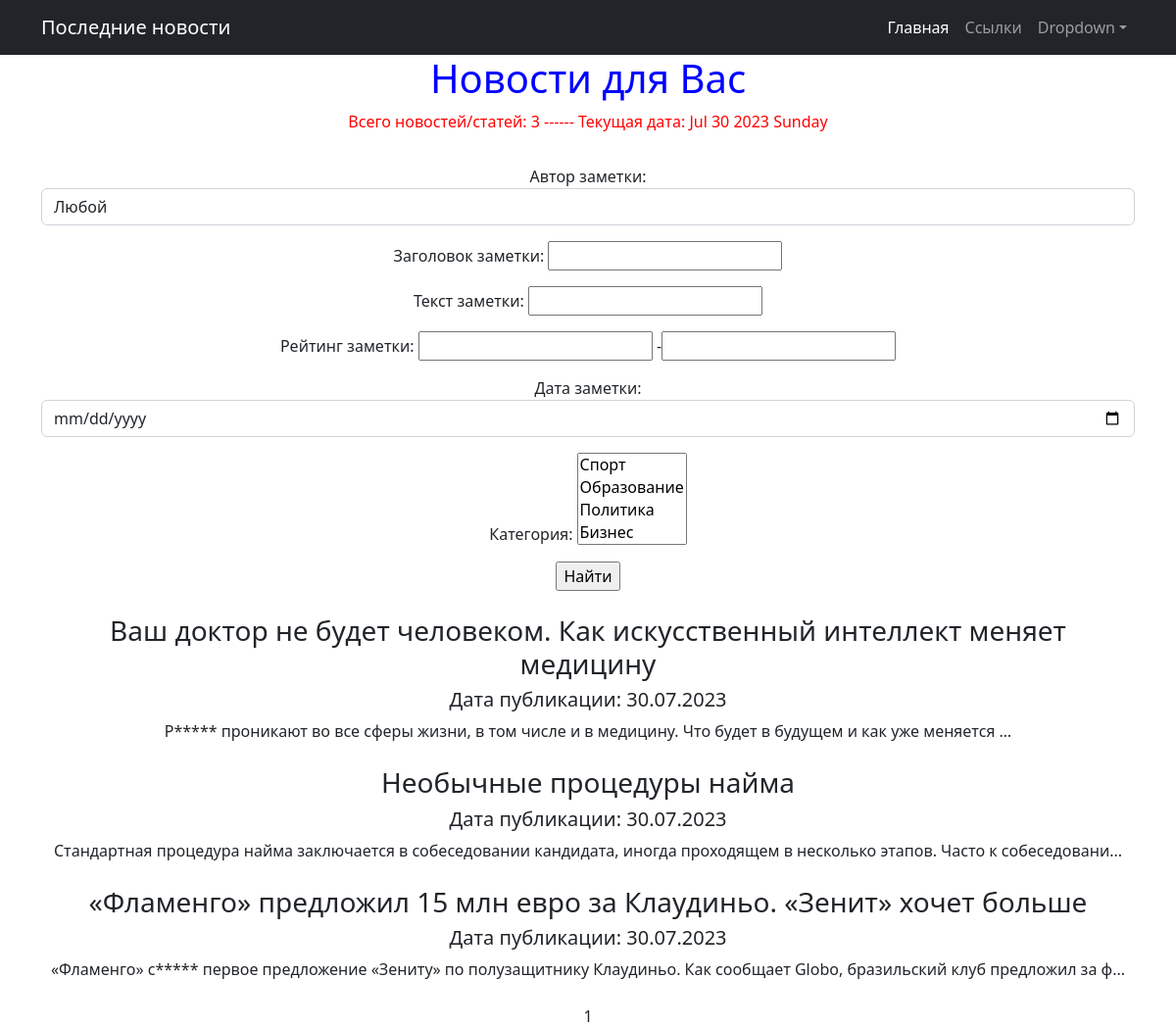
The app's page /news/search/ with its own data.
### newsportalapp/models.py (models this page shows, shortened)
class Post(models.Model):
    post_author = models.ForeignKey(Author, on_delete=models.CASCADE)          # - связь «один ко многим» с моделью Author;
    post_type = models.CharField(max_length=2, choices=POSTTYPE) #, default='N')  # - поле с выбором — «статья» или «новость»;
    post_date = models.DateTimeField(auto_now_add=datetime.datetime.now())     # - автоматически добавляемая дата и время создания;
    post_category = models.ManyToManyField(Category, through='PostCategory')   # - связь «многие ко многим» с моделью Category(с дополнительной моделью PostCategory);
    post_title = models.CharField(max_length=124)                              # - заголовок статьи / новости;
    post_text = models.TextField()                                             # - текст статьи / новости;
    post_rating = models.IntegerField()                # - рейтинг статьи / новости.
    def preview(self):
        return str(self.post_text)[0:125] + '...'

### newsportalapp/views.py (the view)
# urls.py: path('search/', PostSearch.as_view(), name='post_search'),
class PostSearch(ListView):
    model = Post
    ordering = '-post_date'
    template_name = 'news_search.html'
    context_object_name = 'news'
    paginate_by = 3  # вот так мы можем указать количество записей на странице
    def get_queryset(self):
        queryset = super().get_queryset()
        self.filterset = PostFilter(self.request.GET, queryset)
        return self.filterset.qs
    def get_context_data(self, **kwargs):
        context = super().get_context_data(**kwargs)
        context['filterset'] = self.filterset
        context['time_now'] = datetime.utcnow()
        return context

### newsportalapp/models.py (called while the page is built)
    def __str__(self):
        return self.author_user.username

    def __str__(self):
        return self.category_name

### newsportalapp/templatetags/custom_filters.py (called while the page is built)
@register.filter()
def censor(value):
    if type(value) != str:
        raise ValueError("Применять данный фильтр следует к строке!")
    try:
        value_list = value.split()
        value_list_c = value_list.copy()
        for i in range(len(FAILED_WORDS)):  # перебираем список запрещенных слов
            j = 0
            for value_list_word in value_list_c:            # перебираем слова из проверяемого текста
                if value_list_word == FAILED_WORDS[i]:     # если находим совпадение
                    value_list_word_new = value_list_word[:1:1] + '*'*(len(value_list_word)-1)
                    value_list.insert(j, value_list_word_new)
                    value_list.pop(j+1)
                j += 1
    except ValueError as error:
        print(error)
    else:
        value_new = ' '.join(value_list)
        return f'{value_new}'

### newsportalapp/templatetags/custom_tags.py (called while the page is built)
@register.simple_tag()
def current_time(format_string='%b %d %Y %A'):
   return datetime.utcnow().strftime(format_string)

### templates/news_search.html (shortened to what this page needs)
{% extends 'flatpages/default.html' %}
{% load custom_filters %}
{% load custom_tags %}
{% block content %}
   <h1><span style = "color: blue"> Новости для Вас </span></h1>
   <span style = "color: red"> Всего новостей/статей: {{ news|length }} ------ Текущая дата: {% current_time '%b %d %Y %A' %}</span>
   <br>
   <form action="" method="get">
       {{ filterset.form.as_p }}
       <input type="submit" value="Найти" />
       <br>
       <br>
   </form>
   {% if news %}
      {% for serv in object_list %}
          <tr><td><h3>{{ serv.post_title|censor }}</h3></td></tr>
          <tr><td><h5>Дата публикации: {{ serv.post_date|date:"d.m.Y" }}</h5></td></tr>
          <tr><td>{{ serv.preview|censor|truncatewords:20 }}</td></tr>
          <br><br>
      {% endfor %}
   {% else %}
      <h2>Ничего не найдено!</h2>
   {% endif %}
   {{ page_obj.number }}
{% endblock content %}

### records on screen
Post: post_title|censor "Ваш доктор не будет человеком. Как искусственный интеллект меняет медицину", post_date "30.07.2023", preview|censor "Р***** проникают во все сферы жизни, в том числе и в медицину. Что будет в будущем и как уже меняется …"
Post: post_title|censor "Необычные процедуры найма", post_date "30.07.2023", preview|censor "Стандартная процедура найма заключается в собеседовании кандидата, иногда проходящем в несколько этапов. Часто к собеседовани..."
Post: post_title|censor "«Фламенго» предложил 15 млн евро за Клаудиньо. «Зенит» хочет больше", post_date "30.07.2023", preview|censor "«Фламенго» с***** первое предложение «Зениту» по полузащитнику Клаудиньо. Как сообщает Globo, бразильский клуб предложил за ф..."

### other values on screen
{{ news|length }} "3"
{{ page_obj.number }} "1"
